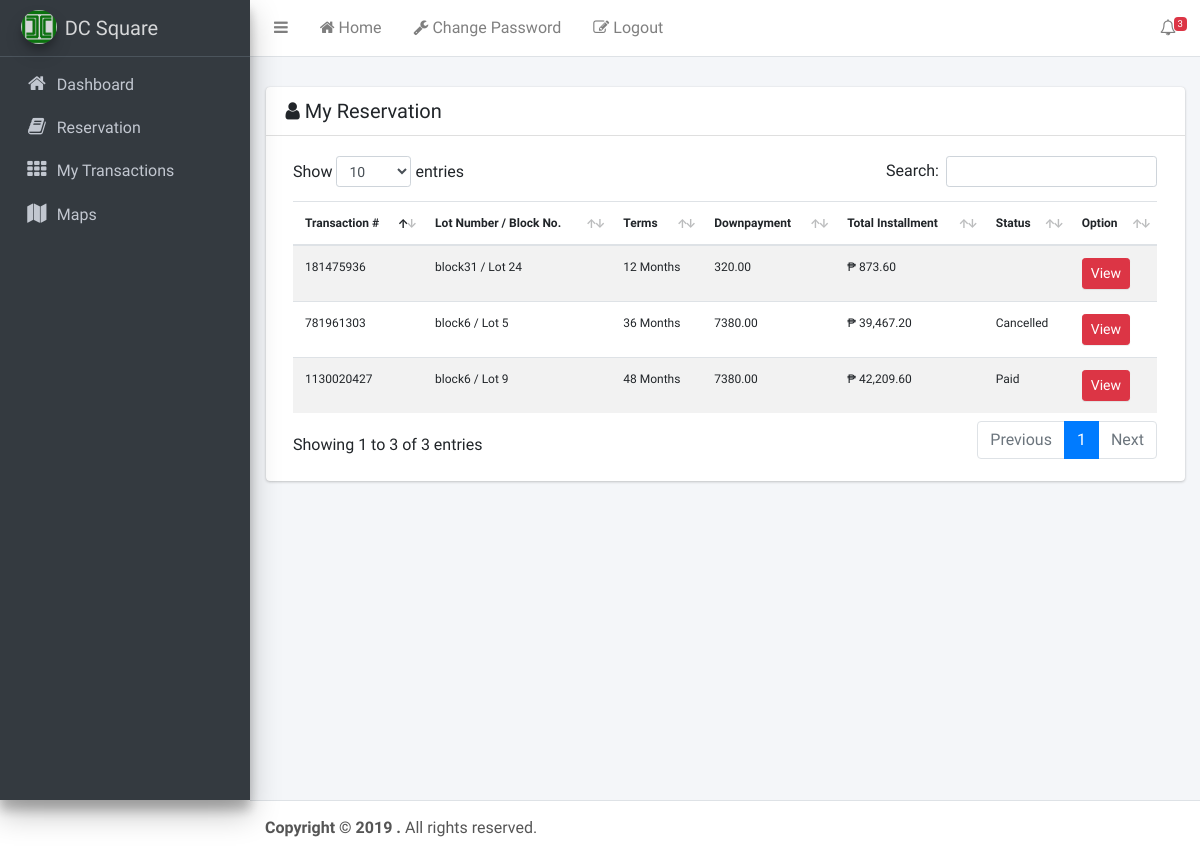
/user/myreservation.php (signed in), run on an earlier commit of the app's database.
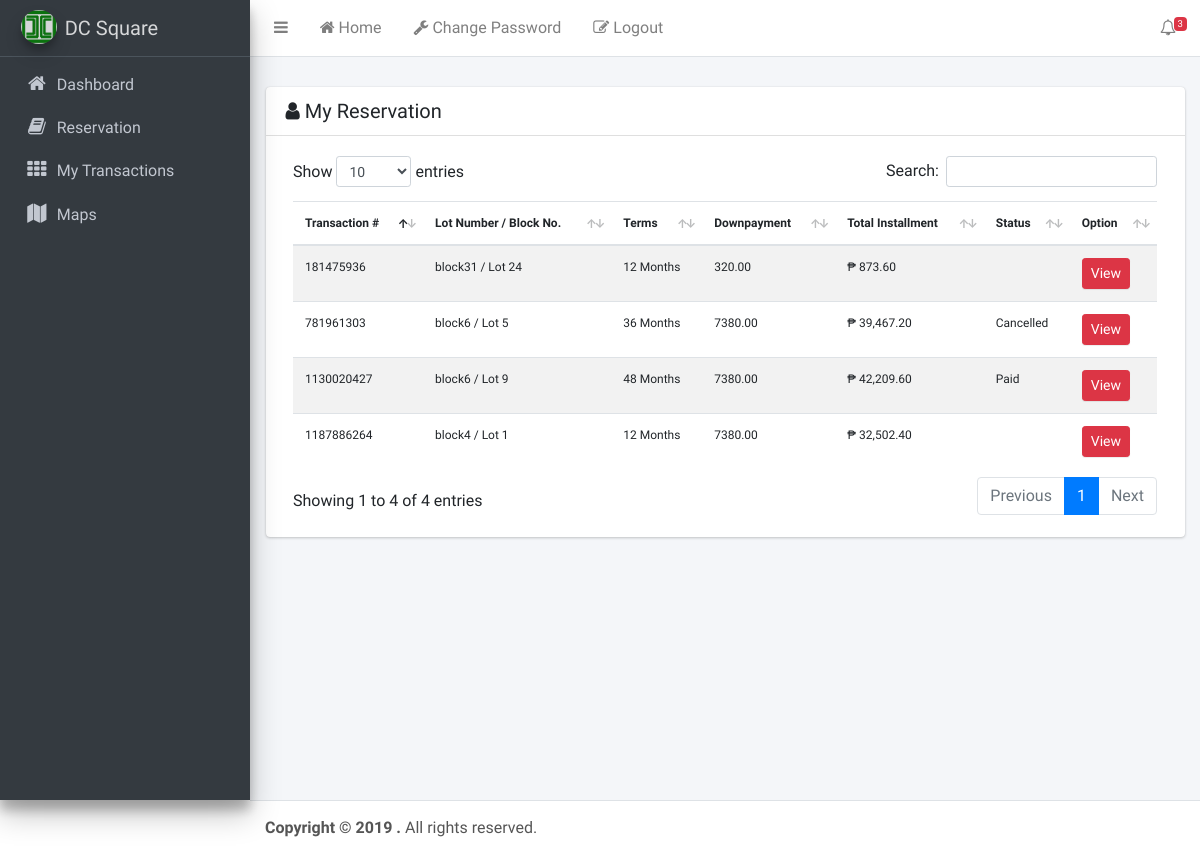
And on a later commit of the database.
### tables this page shows
CREATE TABLE `reservation` (
  `reservation_id` int(11) NOT NULL,
  `map_id` int(11) NOT NULL,
  `tcode` int(11) NOT NULL,
  `ID` int(11) NOT NULL,
  `terms` int(11) NOT NULL,
  `reservation_fee` float(10,2) NOT NULL,
  `dp` float(10,2) NOT NULL,
  `total_installment` float(10,2) NOT NULL,
  `date_created` text NOT NULL,
  `r_status` int(11) NOT NULL COMMENT '0=draft, 1= paid dp, 2=cancelled'
);

CREATE TABLE `map_box` (
  `id` int(11) NOT NULL,
  `block_no` varchar(255) DEFAULT NULL,
  `lot_price` float(10,2) NOT NULL,
  `lot_no` varchar(255) DEFAULT NULL,
  `box_name` varchar(255) DEFAULT NULL,
  `box_age` varchar(255) DEFAULT NULL,
  `box_date` varchar(255) DEFAULT NULL,
  `box_due_date` varchar(255) DEFAULT NULL,
  `box_status` varchar(255) DEFAULT NULL
);

### user/myreservation.php (the view, shortened to what this page needs)
<?php
  include'../config/db.php';
?>
<?php include'../assets/header.php';?>
<body class="hold-transition sidebar-mini">
<div class="wrapper">
<?php include'../assets/nav.php';?>
<?php include'../assets/sidebar.php'?>
  <div class="content-wrapper">
    <div class="content-header">
    </div>
    <div class="content">
      <div class="container-fluid">
        <div class="row">
          <div class="col-lg-12">
            <div class="card">
              <div class="card-header">
                <h5 class="m-0"><i class="fa fa-user"></i> My Reservation</h5>
              </div>
              <div class="card-body">
<table class="table table-striped" id="example1" style="font-size:12px;">
  <thead>
  <tr>
    <th>Transaction #</th>
    <th>Lot Number / Block No.</th>
    <th>Terms</th>
    <th>Downpayment</th>
    <th>Total Installment</th>
    <th>Status</th>
    <th>Option</th>
  </tr>
  </thead>
  <tbody>
<?php
  $query = $dbcon->query("SELECT * FROM reservation INNER JOIN map_box on map_box.id = reservation.map_id WHERE reservation.ID = '".$_SESSION['ID']."'") or die(mysqli_error());
  while($row = $query->fetch_assoc()){
?>
<tr>
    <td><?php echo $row['tcode']?></td>
    <td><?php echo $row['block_no']?> / <?php echo $row['lot_no']?></td>
    <td><?php echo $row['terms']?> Months</td>
    <td><?php echo $row['dp']?></td>
    <td>&#8369; <?php echo number_format($row['total_installment'],2)?></td>
    <td>
      <?php
      if($row['r_status'] == '0'){
        echo 'Waiting for Downpayment';
      }elseif($row['r_status'] == '1'){
        echo 'Paid';
      }elseif($row['r_status'] == '2'){
        echo 'Cancelled';
      }
      ?>
    </td>
    <td>
      <a href="" class="btn btn-danger btn-sm">View</a>
    </td>
  </tr>
<?php
}
?>
    </tbody>
</table>
              </div>
            </div>
          </div>
        </div>
      </div>
    </div>
  </div>
<?php include'../assets/footer.php';?>
</body>
</html>

What changed in the data, as far as the page shows it:
added reservation: tcode "1187886264", map_box.block_no "block4", map_box.lot_no "Lot 1", terms "12", dp "7380.00", total_installment "32,502.40"
Also different on the page:
text written by a page script: "Show entries Search: Showing 1 to 3 of 3 entries Previous 1 Next" → "Show entries Search: Showing 1 to 4 of 4 entries Previous 1 Next"
